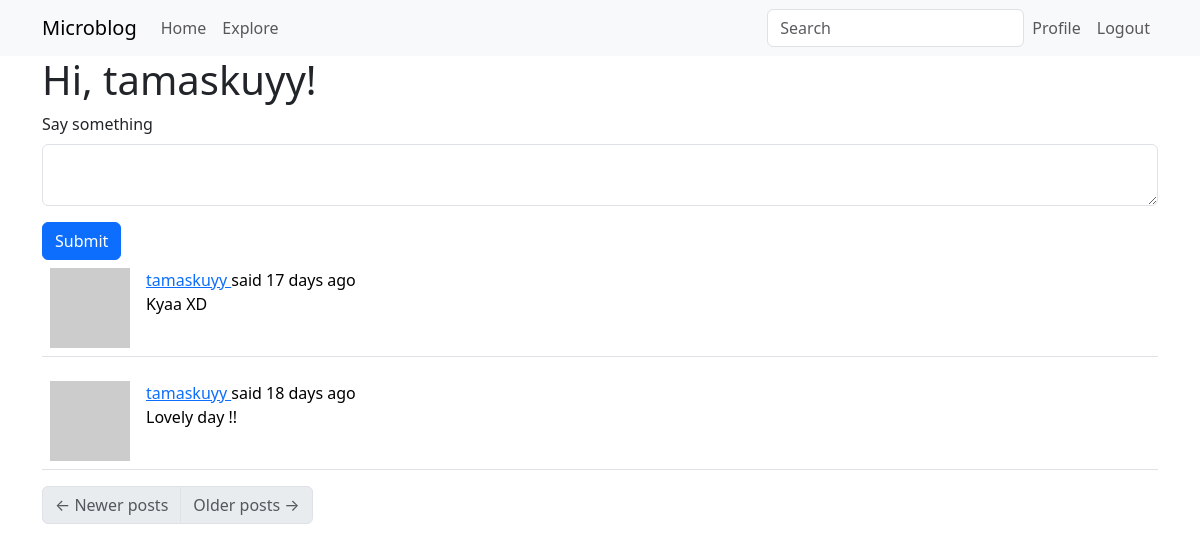
The app's page /index (signed in), older data.
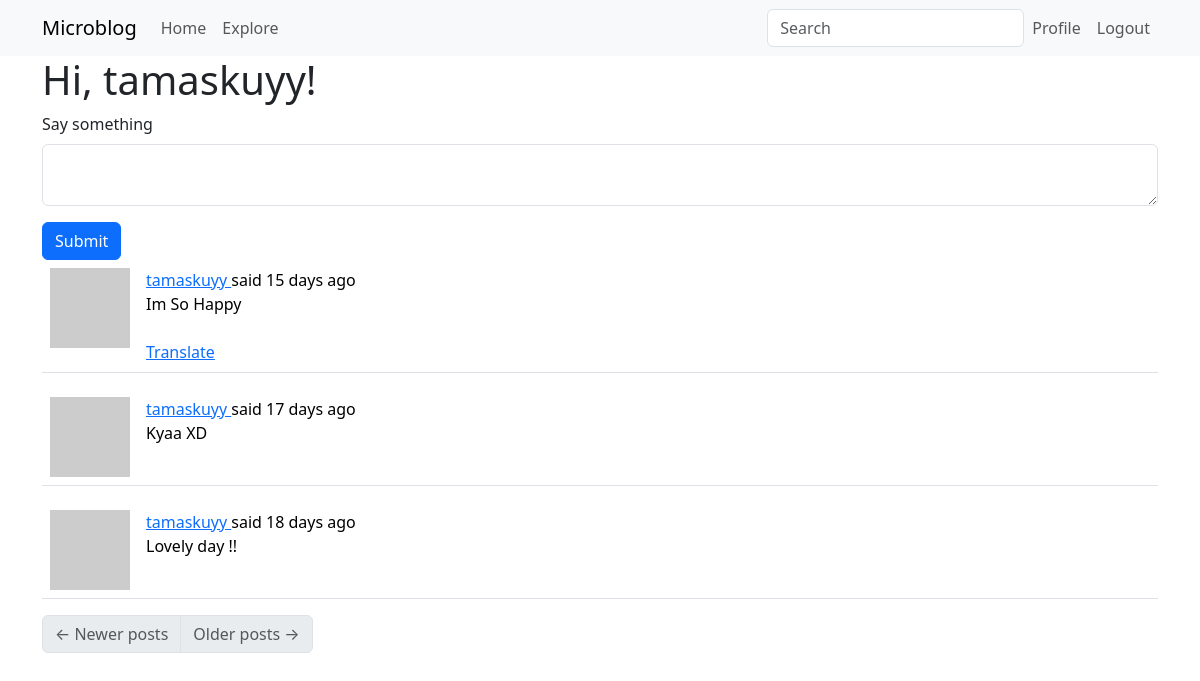
The same page, newer data.
### app/models.py (models this page shows, shortened)
class SearchableMixin(object):
    @classmethod
    def before_commit(cls, session):
        session._changes = {
            'add': list(session.new),
            'update': list(session.dirty),
            'delete': list(session.deleted)
        }
    @classmethod
    def after_commit(cls, session):
        for obj in session._changes['add']:
            if isinstance(obj, SearchableMixin):
                add_to_index(obj.__tablename__, obj)
        for obj in session._changes['update']:
            if isinstance(obj, SearchableMixin):
                add_to_index(obj.__tablename__, obj)
        for obj in session._changes['delete']:
            if isinstance(obj, SearchableMixin):
                remove_from_index(obj.__tablename__, obj)
        session._changes = None

class Post(SearchableMixin, db.Model):
    __searchable__ = ['body']
    id = db.Column(db.Integer, primary_key=True)
    body = db.Column(db.String(140))
    timestamp = db.Column(db.DateTime, index=True, default=datetime.utcnow)
    user_id = db.Column(db.Integer, db.ForeignKey('user.id'))
    language = db.Column(db.String(5))

### app/main/routes.py (the view, shortened to what this page needs)
@bp.route('/', methods=['GET', 'POST'])
@bp.route('/index', methods=['GET', 'POST'])
@login_required
def index():
    form = PostForm()
    page = request.args.get('page', 1, type=int)
    posts = current_user.followed_posts().paginate(
        page=page, per_page=current_app.config['POSTS_PER_PAGE'],
        error_out=False)
    next_url = url_for('main.index', page=posts.next_num) \
        if posts.has_next else None
    prev_url = url_for('main.index', page=posts.prev_num) \
        if posts.has_prev else None
    return render_template('index.html', title=_('Home'), form=form,
                           posts=posts.items, next_url=next_url,
                           prev_url=prev_url)

### app/main/forms.py
class SearchForm(FlaskForm):
    q = StringField(_l('Search'), validators=[DataRequired()])
    def __init__(self, *args, **kwargs):
        if 'formdata' not in kwargs:
            kwargs['formdata'] = request.args
        if 'meta' not in kwargs:
            kwargs['meta'] = {'csrf': False}
        super(SearchForm, self).__init__(*args, **kwargs)

class PostForm(FlaskForm):
    post = TextAreaField(_l('Say something'), validators=[DataRequired()])
    submit = SubmitField(_l('Submit'))

### app/main/routes.py (called while the page is built)
@bp.before_app_request
def before_request():
    if current_user.is_authenticated:
        current_user.last_seen = datetime.utcnow()
        db.session.commit()
        g.search_form = SearchForm()
    g.locale = str(get_locale())

### app/models.py (called while the page is built)
@login.user_loader
def load_user(id):
    return User.query.get(int(id))

    def avatar(self, size):
        digest = md5(self.email.lower().encode('utf-8')).hexdigest()
        return 'https://www.gravatar.com/avatar/{}?d=identicon&s={}'.format(digest, size)

### app/templates/index.html
{% extends "base.html" %}
{% from 'bootstrap5/form.html' import render_form, render_field %}
{% block app_content %}
    <h1>{{ _('Hi, %(username)s!', username=current_user.username) }}</h1>
    {% if form %}
        <div class="row">
            <div class="col-md-12">
                {{ render_form(form) }}
            </div>
        </div>
    {% endif %}
    {% for post in posts %}
        {% include '_post.html' %}
    {% endfor %}
    <nav aria-label="...">
        <ul class="pagination">
            <li class="page-item {% if not prev_url %} disabled{% endif %}">
                <a href="{{ prev_url or '#' }}" class="page-link">
                    <span aria-hidden="true">&larr;</span> {{ _('Newer posts') }}
                </a>
            </li>
            <li class="page-item {% if not next_url %} disabled{% endif %}">
                <a href="{{ next_url or '#' }}" class="page-link">
                    {{ _('Older posts') }} <span aria-hidden="true">&rarr;</span>
                </a>
            </li>
        </ul>
    </nav>
{% endblock %}

### app/templates/_post.html (shortened to what this page needs)
<table class="table table-hover">
    <tr>
        <td width="70px">
            <a href="{{ url_for('main.user', username=post.author.username) }}">
                <img src="{{ post.author.avatar(70) }}" />
            </a>
        </td>
        <td>
            {{ _('%(username)s said %(when)s',
                username=user_link, when=moment(post.timestamp).fromNow()) }}
            <br>
            <span id="post{{ post.id }}">{{ post.body }}</span>
            {% if post.language and post.language != g.locale %}
            <br><br>
            <span id="translation{{ post.id }}">
                <a href="javascript:translate(
                            'post{{ post.id }}',
                            'translation{{ post.id }}',
                            '{{ post.language }}',
                            '{{ g.locale }}');">{{ _('Translate') }}</a>
            </span>
            {% endif %}
        </td>
    </tr>
</table>

Row changes from the older to the newer data that the page shows:
added Post: body "Im So Happy"
